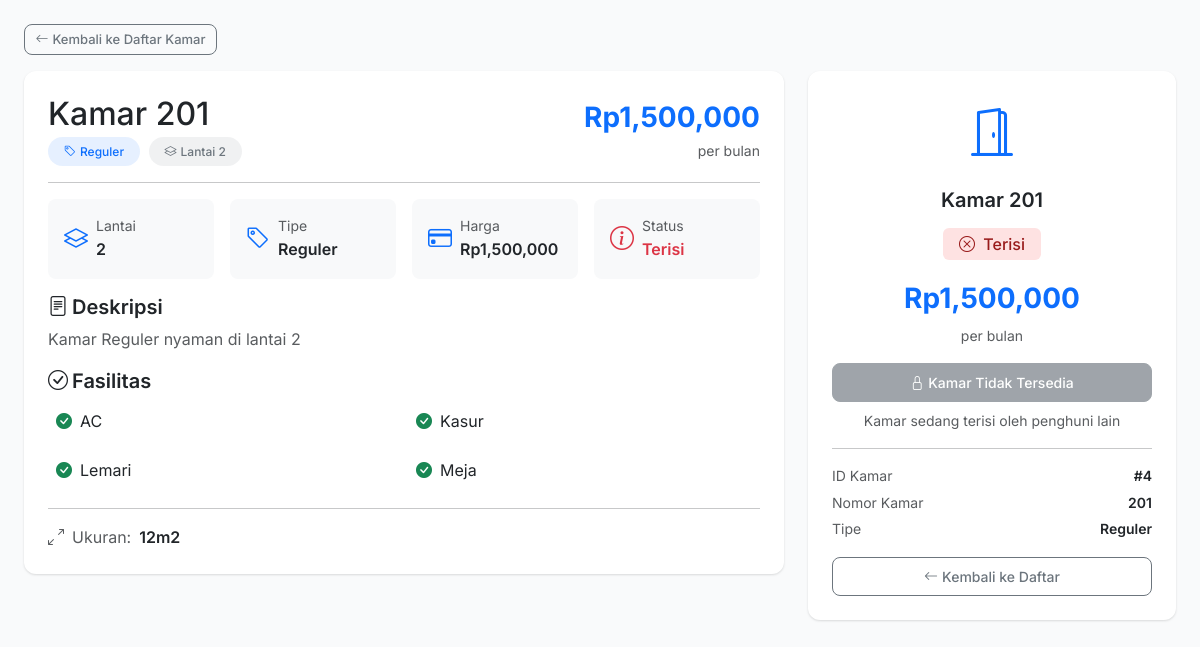
Page /onboarding/kamar/4 on the earlier database version.
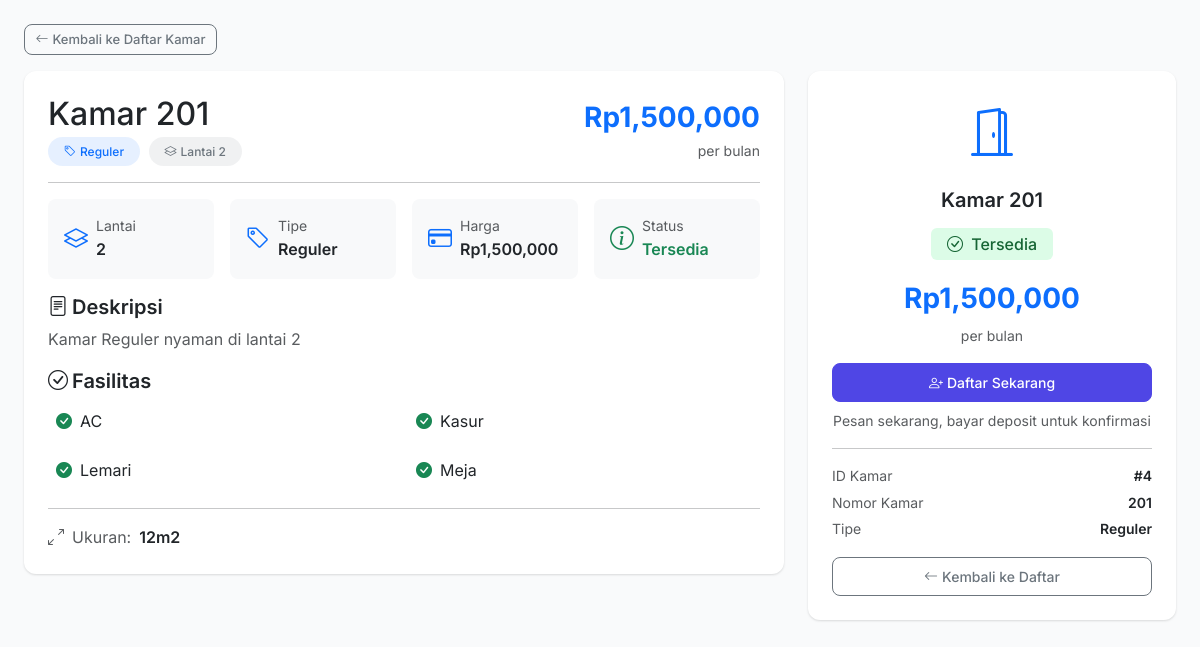
Same page on the later database version.
### models.py (models this page shows, shortened)
class Room(db.Model):
    __tablename__ = "rooms"
    id = db.Column(db.Integer, primary_key=True)
    nomor_kamar = db.Column(db.String(10), unique=True, nullable=False)
    lantai = db.Column(db.Integer, default=1)
    tipe = db.Column(db.String(50), default="Reguler")
    harga_per_bulan = db.Column(db.Float, nullable=False)
    ukuran = db.Column(db.String(50))
    fasilitas = db.Column(db.Text)
    status = db.Column(db.String(20), default="tersedia")
    deskripsi = db.Column(db.Text)
    created_at = db.Column(db.DateTime, default=datetime.utcnow)
    bookings = db.relationship("Booking", backref="room", lazy="dynamic")
    maintenance_requests = db.relationship("MaintenanceRequest", backref="room", lazy="dynamic")

### routes/onboarding.py (the view)
@onboarding_bp.route("/kamar/<int:id>")
def detail_kamar(id):
    room = Room.query.get_or_404(id)
    return render_template("onboarding/detail_kamar.html", room=room)

### app.py (called while the page is built)
def create_app():
    app = Flask(__name__)
    app.config.from_object("config.Config")
    db.init_app(app)
    login_manager.init_app(app)
    csrf.init_app(app)
    login_manager.login_view = "auth.login"
    login_manager.login_message = "Silakan login terlebih dahulu."
    from models import User
    @login_manager.user_loader
    def load_user(user_id):
        return User.query.get(int(user_id))
    @app.context_processor
    def inject_now():
        from datetime import datetime
        return {"now": datetime.now()}
    @app.context_processor
    def inject_utility():
        from datetime import date
        return {"date_today": date.today()}
    from routes import register_routes
    register_routes(app)
    with app.app_context():
        db.create_all()
    return app

### templates/onboarding/detail_kamar.html (shortened to what the changed rows need)
{% extends "base.html" %}
{% block content %}
<div class="row g-4">
    <div class="col-lg-8">
        <div class="card">
            <div class="card-body p-4">
                <div class="d-flex justify-content-between align-items-start mb-3">
                    <div>
                        <h2 class="mb-1">Kamar {{ room.nomor_kamar }}</h2>
                    </div>
                </div>
                <div class="row g-3 mb-3">
                    <div class="col-sm-6 col-md-3">
                        <div class="d-flex align-items-center gap-2 p-3 bg-light rounded-3">
                            <i class="bi bi-info-circle fs-4 text-{% if room.status == 'tersedia' %}success{% else %}danger{% endif %}"></i>
                            <div>
                                <div class="small text-muted">Status</div>
                                <div class="fw-semibold {% if room.status == 'tersedia' %}text-success{% else %}text-danger{% endif %}">
                                    {% if room.status == 'tersedia' %}Tersedia{% else %}Terisi{% endif %}
                                </div>
                            </div>
                        </div>
                    </div>
                </div>
            </div>
        </div>
    </div>
    <div class="col-lg-4">
        <div class="card sticky-top" style="top: 80px;">
            <div class="card-body p-4 text-center">
                <div class="mb-3">
                    <i class="bi bi-door-open text-primary" style="font-size: 3rem;"></i>
                </div>
                <h5 class="fw-semibold">Kamar {{ room.nomor_kamar }}</h5>
                <div class="my-3">
                    <span class="badge {% if room.status == 'tersedia' %}badge-success{% else %}badge-danger{% endif %} fs-6 px-3 py-2">
                        <i class="bi bi-{% if room.status == 'tersedia' %}check-circle{% else %}x-circle{% endif %} me-1"></i>
                        {% if room.status == 'tersedia' %}Tersedia{% else %}Terisi{% endif %}
                    </span>
                </div>
                <div class="fs-3 fw-bold text-primary mb-1">Rp{{ "{:,.0f}".format(room.harga_per_bulan) }}</div>
                <div class="text-muted small mb-3">per bulan</div>
                {% if room.status == 'tersedia' %}
                <a href="{{ url_for('onboarding.daftar', room_id=room.id) }}" class="btn btn-primary btn-lg w-100 mb-2">
                    <i class="bi bi-person-plus me-1"></i>Daftar Sekarang
                </a>
                <p class="small text-muted mb-0">Pesan sekarang, bayar deposit untuk konfirmasi</p>
                {% else %}
                <button class="btn btn-secondary btn-lg w-100 mb-2" disabled>
                    <i class="bi bi-lock me-1"></i>Kamar Tidak Tersedia
                </button>
                <p class="small text-muted mb-0">Kamar sedang terisi oleh penghuni lain</p>
                {% endif %}
                <hr class="my-3">
                <div class="text-start small">
                    <div class="d-flex justify-content-between mb-1">
                    </div>
                    <div class="d-flex justify-content-between mb-1">
                    </div>
                    <div class="d-flex justify-content-between">
                    </div>
                </div>
                <a href="{{ url_for('onboarding.lihat_kamar') }}" class="btn btn-outline-secondary w-100 mt-3">
                    <i class="bi bi-arrow-left me-1"></i>Kembali ke Daftar
                </a>
            </div>
        </div>
    </div>
</div>
{% endblock %}

Differences in the rows shown:
changed Room "Reguler": status "terisi" → "tersedia" (drawn)
Other differences:
text no longer shown: "Terisi Terisi Kamar Tidak Tersedia Kamar sedang terisi oleh penghuni lain"
text now shown: "Tersedia Tersedia Daftar Sekarang Pesan sekarang, bayar deposit untuk konfirmasi"
